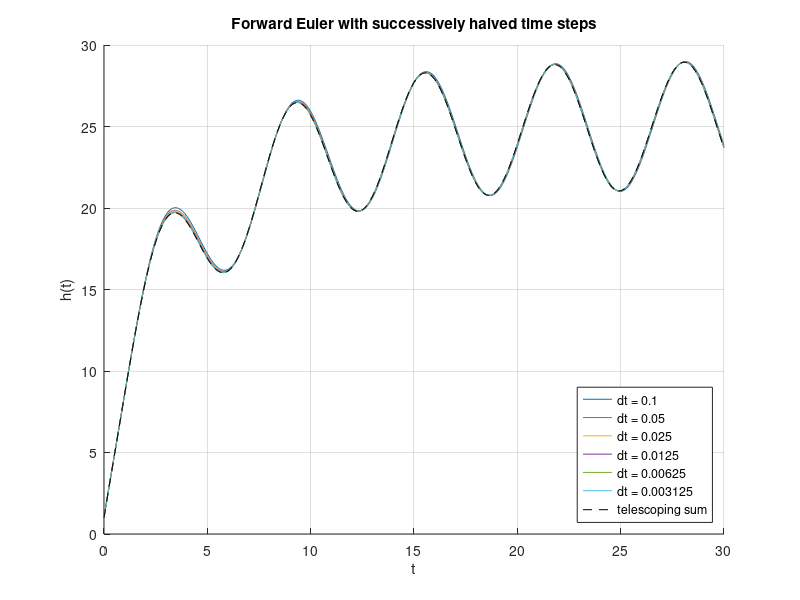

Write the MATLAB code that produced this figure.
%DTANKFILL  Telescoping-sum illustration on the deterministic tank problem.
%
%   Solves  dh/dt = 10 + gamma*sin(t) - beta*sqrt(h),  h(0) = 1,
%   with forward Euler for a sequence of time steps dt, dt/2, dt/4, ...
%   and accumulates the corrections P_l - P_{l-1} on a common time grid.
%   By construction the telescoping sum
%       P_0 + (P_1 - P_0) + ... + (P_L - P_{L-1}) = P_L
%   reproduces the finest solution; the shrinking size of the corrections
%   is what multilevel Monte Carlo exploits (few samples are needed for the
%   small, expensive corrections).
%
%   See also TANK, TANKFILL, MLMC_TANK.

clear; close all; clc;

%% Inputs
tfinal = 30;        % final time
dt     = 0.1;       % coarsest time step (also the output grid spacing)
gamma  = 4;         % amplitude of the periodic inflow
beta   = 2;         % outflow coefficient
nlev   = 6;         % number of levels (time steps dt, dt/2, ..., dt/2^5)

colors = lines(nlev);

%% Calculations
tt   = 0:dt:tfinal;             % common output grid
Plm1 = zeros(size(tt));         % P_{l-1} on the output grid (P_{-1} = 0)
Yl   = zeros(size(tt));         % running telescoping sum
corr = zeros(1, nlev);          % max |P_l - P_{l-1}| for each level

figure; hold on
for k = 1:nlev
    dtk  = dt/2^(k-1);          % time step on this level
    n    = round(tfinal/dtk);   % number of steps
    time = (0:n)*dtk;

    % forward Euler
    h    = zeros(1, n+1);
    h(1) = 1;                   % initial condition
    for i = 1:n
        h(i+1) = h(i) + dtk*(10 + gamma*sin(time(i)) - beta*sqrt(h(i)));
    end

    % P_l on the common output grid (every 2^(k-1)-th point)
    Pl = h(1:2^(k-1):end);

    % accumulate the correction P_l - P_{l-1}
    corr(k) = max(abs(Pl - Plm1));
    Yl   = Yl + (Pl - Plm1);
    Plm1 = Pl;

    plot(time, h, 'Color', colors(k,:), ...
         'DisplayName', sprintf('dt = %g', dtk))
end

plot(tt, Yl, 'k--', 'DisplayName', 'telescoping sum')
xlabel('t'); ylabel('h(t)'); grid on; legend('Location', 'SouthEast')
title('Forward Euler with successively halved time steps')

fprintf('level   dt          max|P_l - P_{l-1}|   (P_{-1} = 0)\n')
for k = 1:nlev
    fprintf('%3d     %-10g  %.3e\n', k-1, dt/2^(k-1), corr(k))
end
